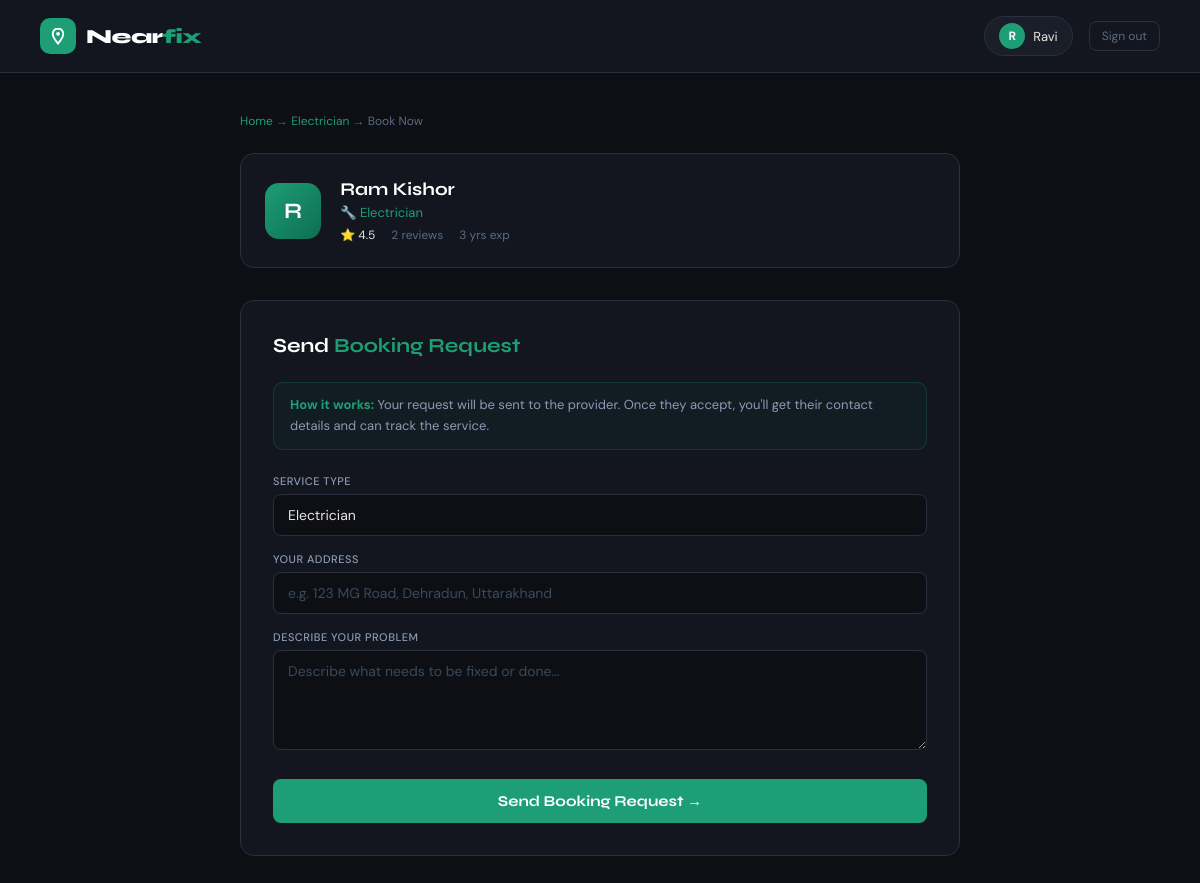
Page /providers/1/book/ (signed in) on the committed database.
### accounts/models.py (models this page shows, shortened)
class User(AbstractUser):
    ROLE_CUSTOMER = 'customer'
    ROLE_PROVIDER = 'provider'
    ROLE_CHOICES = [
        (ROLE_CUSTOMER, 'Customer'),
        (ROLE_PROVIDER, 'Service Provider'),
    ]
    role = models.CharField(max_length=20, choices=ROLE_CHOICES, default=ROLE_CUSTOMER)
    phone = models.CharField(max_length=15, blank=True)
    is_verified = models.BooleanField(default=False)
    created_at = models.DateTimeField(default=timezone.now)
    profile_photo = models.ImageField(
        upload_to='profiles/',
        blank=True,
        null=True
    )

### bookings/models.py (models this page shows, shortened)
class ProviderProfile(models.Model):
    user = models.OneToOneField(User, on_delete=models.CASCADE, related_name='provider_profile')
    trade = models.CharField(max_length=100)
    bio = models.TextField(blank=True)
    experience_years = models.IntegerField(default=0)
    rating = models.FloatField(default=0.0)
    total_reviews = models.IntegerField(default=0)
    is_available = models.BooleanField(default=True)
    city = models.CharField(max_length=50, choices=CITY_CHOICES, default='anupshahr')
    latitude = models.FloatField(null=True, blank=True)
    longitude = models.FloatField(null=True, blank=True)
    created_at = models.DateTimeField(auto_now_add=True)

### bookings/views.py (the view, shortened to what this page needs)
# urls.py: path('providers/<int:provider_id>/book/', views.create_booking, name='create_booking'),
@login_required
def create_booking(request, provider_id):
    provider = get_object_or_404(ProviderProfile, pk=provider_id)
    return render(request, 'bookings/create_booking.html', {'provider': provider})

### Nearfix/templates/bookings/create_booking.html (shortened to what this page needs)
{% extends 'base.html' %}
{% block content %}
<nav class="nf-navbar">
    <a href="{% url 'home' %}" class="nf-logo">
        <div class="nf-logo-icon">
            <svg viewBox="0 0 24 24" fill="none" stroke="white" stroke-width="2.5" stroke-linecap="round">
                <path d="M12 2C8.13 2 5 5.13 5 9c0 5.25 7 13 7 13s7-7.75 7-13c0-3.87-3.13-7-7-7z"/>
                <circle cx="12" cy="9" r="2.5" fill="white" stroke="none"/>
            </svg>
        </div>
        <div class="nf-logo-text">Near<span>fix</span></div>
    </a>
    <div class="nf-nav-right">
        {% if user.is_authenticated %}
        <div class="nf-user-badge">
            <div class="nf-user-avatar">{{ user.first_name|first|upper|default:user.username|first|upper }}</div>
            {{ user.first_name|default:user.username }}
        </div>
        <a href="{% url 'logout' %}" class="nf-btn-sm">Sign out</a>
        {% endif %}
    </div>
</nav>
<div class="nf-page">
    <div class="nf-breadcrumb">
        <a href="{% url 'home' %}">Home</a> →
        <a href="{% url 'providers_list' %}?category={{ provider.trade|lower }}">{{ provider.trade }}</a> →
        Book Now
    </div>
    <div class="nf-provider-summary">
        <div class="nf-prov-avatar">{{ provider.user.first_name|first|upper|default:"P" }}</div>
        <div>
            <div class="nf-prov-name">{{ provider.user.get_full_name|default:provider.user.username }}</div>
            <div class="nf-prov-trade">🔧 {{ provider.trade }}</div>
            <div class="nf-prov-stats">
                <div class="nf-prov-stat">⭐ <span>{{ provider.rating|floatformat:1 }}</span></div>
                <div class="nf-prov-stat">{{ provider.total_reviews }} reviews</div>
                <div class="nf-prov-stat">{{ provider.experience_years }} yrs exp</div>
            </div>
        </div>
    </div>
    <div class="nf-form-card">
        <div class="nf-form-title">Send <span>Booking Request</span></div>
        <div class="nf-info-box">
            <strong>How it works:</strong> Your request will be sent to the provider. Once they accept, you'll get their contact details and can track the service.
        </div>
        <form method="post">
            <div class="nf-field">
                <label class="nf-label">Service Type</label>
                <input type="text" name="service_type" class="nf-input"
                       value="{{ provider.trade }}" placeholder="e.g. Electrical wiring repair">
            </div>
            <div class="nf-field">
                <label class="nf-label">Your Address</label>
                <input type="text" name="address" class="nf-input"
                       placeholder="e.g. 123 MG Road, Dehradun, Uttarakhand" required>
            </div>
            <div class="nf-field">
                <label class="nf-label">Describe your problem</label>
                <textarea name="description" class="nf-input"
                          placeholder="Describe what needs to be fixed or done..."></textarea>
            </div>
            <button type="submit" class="nf-submit-btn">Send Booking Request →</button>
        </form>
    </div>
</div>
{% endblock %}

### static/css/main.css (style rules this page uses)
*, *::before, *::after { box-sizing: border-box; margin: 0; padding: 0; }
:root { --green: #1D9E75; --green-dark: #17876a; --green-dim: rgba(29,158,117,0.12); --green-border: rgba(29,158,117,0.3); --bg-base: #0d0f14; --bg-card: #13161e; --bg-field: #0d0f14; --bg-hover: #1a1e28; --border: #2a3040; --border-light: #1e2a3a; --text-primary: #e8e6e0; --text-secondary: #8a9ab5; --text-muted: #5a6a80; --text-dim: #3a4a5e; --font-display: 'Syne', sans-serif; --font-body: 'DM Sans', sans-serif; --radius-sm: 8px; --radius-md: 10px; --radius-lg: 14px; }
body { font-family: var(--font-body); background: var(--bg-base); color: var(--text-primary); min-height: 100vh; }
.nf-navbar { display: flex; align-items: center; justify-content: space-between; padding: 1rem 2.5rem; background: var(--bg-card); border-bottom: 0.5px solid var(--border); position: sticky; top: 0; z-index: 100; }
.nf-logo { display: flex; align-items: center; gap: 10px; text-decoration: none; }
.nf-logo-icon { width: 36px; height: 36px; background: var(--green); border-radius: 10px; display: flex; align-items: center; justify-content: center; }
.nf-logo-icon svg { width: 18px; height: 18px; }
.nf-logo-text { font-family: var(--font-display); font-weight: 800; font-size: 20px; letter-spacing: -0.5px; color: #fff; }
.nf-logo-text span { color: var(--green); }
.nf-nav-right { display: flex; align-items: center; gap: 1rem; }
.nf-user-badge { display: flex; align-items: center; gap: 8px; background: var(--bg-hover); border: 0.5px solid var(--border); border-radius: 20px; padding: 6px 14px; font-size: 13px; color: var(--text-primary); }
.nf-user-avatar { width: 26px; height: 26px; background: var(--green); border-radius: 50%; display: flex; align-items: center; justify-content: center; font-size: 12px; font-weight: 700; color: #fff; overflow: hidden; }
.nf-btn-sm { font-size: 12px; color: var(--text-muted); text-decoration: none; padding: 6px 12px; border-radius: var(--radius-sm); border: 0.5px solid var(--border); transition: all 0.2s; }
.nf-field { margin-bottom: 16px; }
.nf-label { font-size: 11px; font-weight: 500; color: var(--text-secondary); text-transform: uppercase; letter-spacing: 0.5px; display: block; margin-bottom: 6px; }
.nf-input { width: 100%; background: var(--bg-field); border: 0.5px solid var(--border); border-radius: var(--radius-sm); padding: 11px 14px; font-size: 14px; color: var(--text-primary); font-family: var(--font-body); outline: none; transition: border-color 0.2s; }
.nf-input::placeholder { color: var(--text-dim); }
textarea.nf-input { resize: vertical; min-height: 100px; }
.nf-breadcrumb { font-size: 12px; color: var(--text-muted); margin-bottom: 1.5rem; }
.nf-breadcrumb a { color: var(--green); text-decoration: none; }
.nf-page { max-width: 900px; margin: 0 auto; padding: 2.5rem; }

### rows in the picture
User: first_name|first "R", first_name "Ravi"
ProviderProfile: trade "Electrician", user.first_name|first "R", user.get_full_name "Ram Kishor", rating "4.5", total_reviews "2", experience_years "3", service_type "Electrician"
